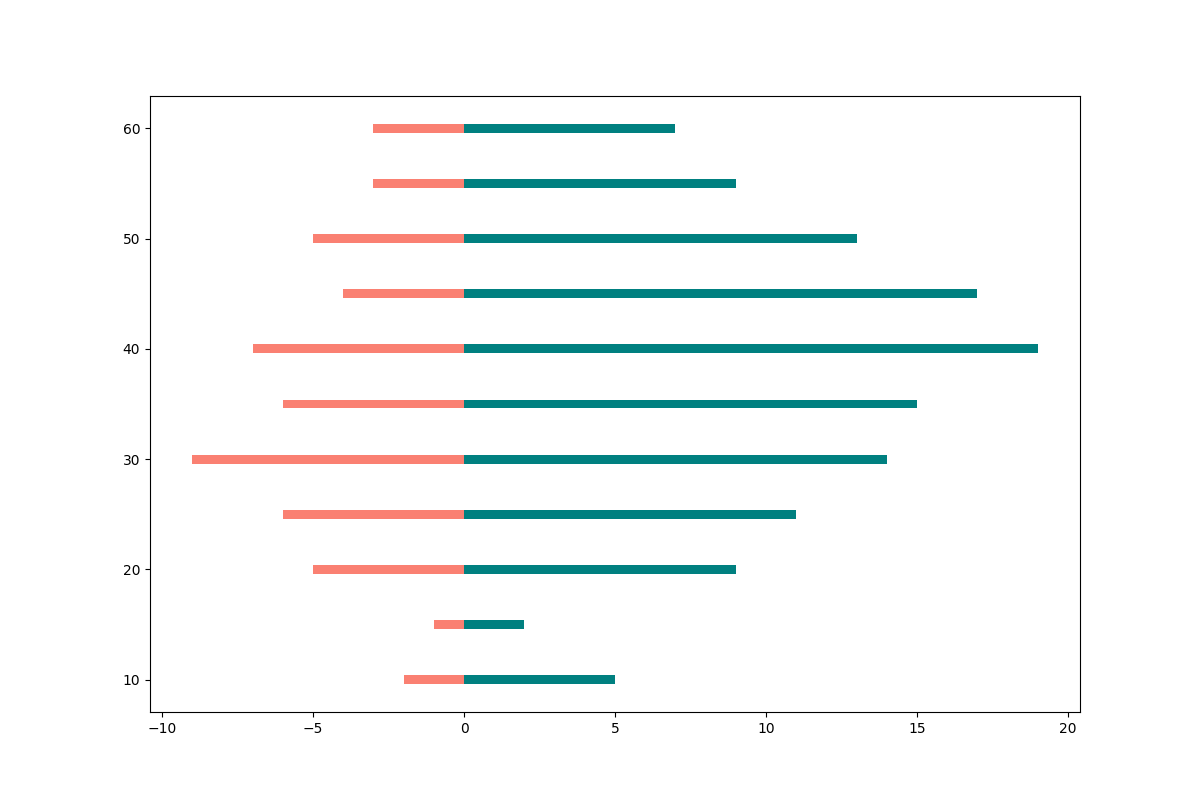

This chart was generated by the following Python code:
import matplotlib.pyplot as plt
import numpy as np

age_groups = np.array([10, 15, 20, 25, 30, 35, 40, 45, 50, 55, 60])
ads_seen = np.array([5, 2, 9, 11, 14, 15, 19, 17, 13, 9, 7])
products_purchased = np.array([2, 1, 5, 6, 9, 6, 7, 4, 5, 3, 3])

fig, ax = plt.subplots(figsize=(12, 8))

ax.barh(age_groups, ads_seen, color='teal')
ax.barh(age_groups, -products_purchased, color='salmon')

plt.show()
